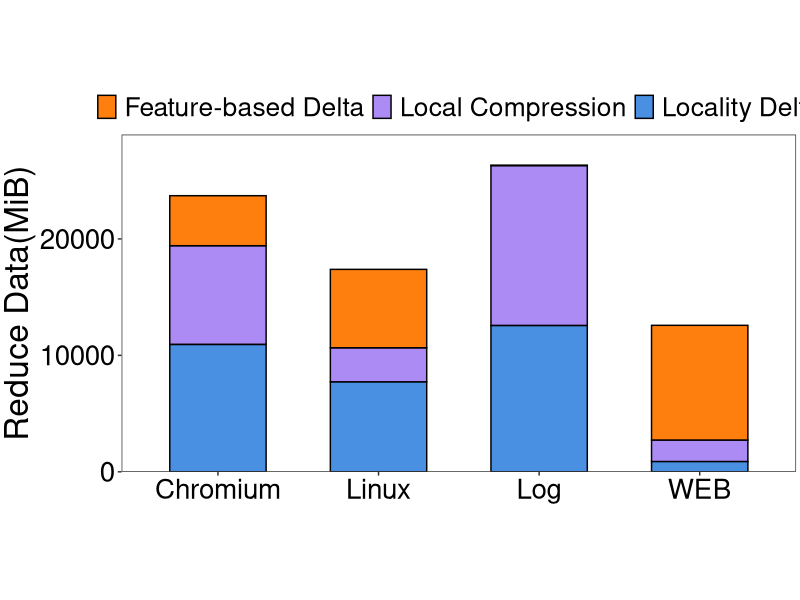
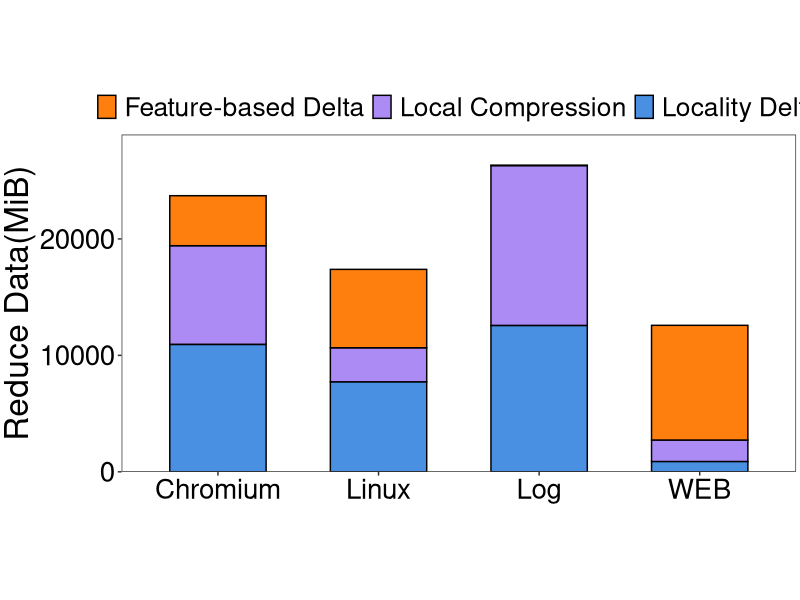

The R source for these figures, in order:
library(ggplot2)
setwd(dirname(rstudioapi::getActiveDocumentContext()$path))
# 创建示例数据
data <- data.frame(
  category = rep(c('Linux', 'Chromium', 'WEB', 'Log'), each = 3),
  part = rep(c( 'Local Compression', 'Feature-based Delta', 'Locality Delta'), times = 4),
  value = c(
    2941,6731,7714,8485,4294,10934,1853,9851,876,13739,31,12560
    )
)
# 计算每个类别的总和
total_values <- aggregate(value ~ category, data = data, sum)
max_height <- max(total_values$value)
# 定义颜色
colors <- c(  'Local Compression' = '#ac8cf4', 
              'Feature-based Delta' = '#ff7f0e', 'Locality Delta' = '#4a90e2')

# 创建堆叠柱状图
p <- ggplot(data, aes(x = category, y = value, fill = part)) +
  geom_bar(stat = "identity", width = 0.6, color = "black") +
  scale_fill_manual(values = colors) +
  labs(y = 'Reduce Data(MiB)', x = 'Category') +
  scale_y_continuous(
    limits = c(0, max_height),
    expand = expansion(mult = c(0, 0.1))
  ) +
  theme_bw() +
  theme(
    plot.title = element_text(hjust = 0.5, size = 24, face = "bold"),
    plot.margin = unit(c(0.1, 0.1, 0.1, 0.1), "cm"),
    axis.title.x = element_text(size = 26),
    axis.title.y = element_text(size = 24),
    axis.text = element_text(size = 20, color = "black"),
    aspect.ratio = 0.5,
    panel.grid.major = element_blank(), 
    panel.grid.minor = element_blank(),
    legend.position = "top",
    legend.direction = "horizontal",
    legend.text = element_text(size = 19),
    legend.key.height = unit(1.0, "line"),
    legend.key.width = unit(1.0, "line"),
    legend.margin = margin(t = 0, unit = 'cm'),
    legend.title = element_blank()
  ) +
  theme(axis.title.x = element_blank())
ggsave('../plot/8-2-impact-nondedup.pdf', plot = p, width = 10, height = 5)
print(p)
